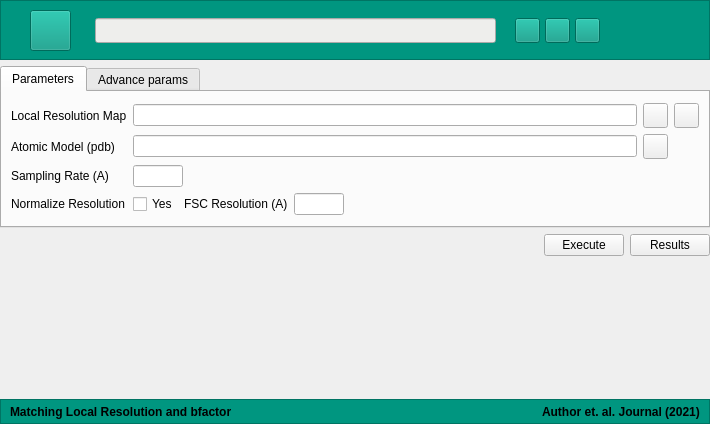
<?xml version="1.0" encoding="UTF-8"?>
<ui version="4.0">
 <class>MainWindow</class>
 <widget class="QMainWindow" name="MainWindow">
  <property name="geometry">
   <rect>
    <x>0</x>
    <y>0</y>
    <width>710</width>
    <height>424</height>
   </rect>
  </property>
  <property name="windowTitle">
   <string>bFactor - Local Resolution</string>
  </property>
  <property name="windowIcon">
   <iconset resource="icons.qrc">
    <normaloff>:/new/prefix1/icons/xmipp_logo.png</normaloff>:/new/prefix1/icons/xmipp_logo.png</iconset>
  </property>
  <widget class="QWidget" name="centralwidget">
   <layout class="QVBoxLayout" name="verticalLayout_2">
    <property name="leftMargin">
     <number>0</number>
    </property>
    <property name="topMargin">
     <number>0</number>
    </property>
    <property name="rightMargin">
     <number>0</number>
    </property>
    <property name="bottomMargin">
     <number>0</number>
    </property>
    <item>
     <widget class="QFrame" name="topFrame">
      <property name="sizePolicy">
       <sizepolicy hsizetype="Preferred" vsizetype="Fixed">
        <horstretch>0</horstretch>
        <verstretch>60</verstretch>
       </sizepolicy>
      </property>
      <property name="maximumSize">
       <size>
        <width>16777215</width>
        <height>60</height>
       </size>
      </property>
      <property name="baseSize">
       <size>
        <width>0</width>
        <height>70</height>
       </size>
      </property>
      <property name="styleSheet">
       <string notr="true">
background-color: rgb(103, 175, 106);
background-color: rgb(0, 150, 128);</string>
      </property>
      <property name="frameShape">
       <enum>QFrame::StyledPanel</enum>
      </property>
      <property name="frameShadow">
       <enum>QFrame::Raised</enum>
      </property>
      <widget class="QPushButton" name="buttonXmipp">
       <property name="geometry">
        <rect>
         <x>30</x>
         <y>10</y>
         <width>41</width>
         <height>41</height>
        </rect>
       </property>
       <property name="cursor">
        <cursorShape>PointingHandCursor</cursorShape>
       </property>
       <property name="text">
        <string/>
       </property>
       <property name="icon">
        <iconset resource="icons.qrc">
         <normaloff>:/new/prefix1/icons/xmipp_logo.png</normaloff>:/new/prefix1/icons/xmipp_logo.png</iconset>
       </property>
       <property name="iconSize">
        <size>
         <width>33</width>
         <height>33</height>
        </size>
       </property>
      </widget>
      <widget class="QLineEdit" name="linePath">
       <property name="geometry">
        <rect>
         <x>95</x>
         <y>18</y>
         <width>401</width>
         <height>25</height>
        </rect>
       </property>
       <property name="styleSheet">
        <string notr="true">background-color: rgb(238, 238, 236);</string>
       </property>
      </widget>
      <widget class="QPushButton" name="buttonPath">
       <property name="geometry">
        <rect>
         <x>515</x>
         <y>18</y>
         <width>25</width>
         <height>25</height>
        </rect>
       </property>
       <property name="cursor">
        <cursorShape>PointingHandCursor</cursorShape>
       </property>
       <property name="text">
        <string/>
       </property>
       <property name="icon">
        <iconset resource="icons.qrc">
         <normaloff>:/new/prefix1/icons/path.png</normaloff>:/new/prefix1/icons/path.png</iconset>
       </property>
      </widget>
      <widget class="QPushButton" name="buttonHelp">
       <property name="geometry">
        <rect>
         <x>545</x>
         <y>18</y>
         <width>25</width>
         <height>25</height>
        </rect>
       </property>
       <property name="cursor">
        <cursorShape>PointingHandCursor</cursorShape>
       </property>
       <property name="text">
        <string/>
       </property>
       <property name="icon">
        <iconset resource="icons.qrc">
         <normaloff>:/new/prefix1/icons/helpblue.png</normaloff>:/new/prefix1/icons/helpblue.png</iconset>
       </property>
      </widget>
      <widget class="QPushButton" name="buttonCite">
       <property name="geometry">
        <rect>
         <x>575</x>
         <y>18</y>
         <width>25</width>
         <height>25</height>
        </rect>
       </property>
       <property name="cursor">
        <cursorShape>PointingHandCursor</cursorShape>
       </property>
       <property name="text">
        <string/>
       </property>
       <property name="icon">
        <iconset resource="icons.qrc">
         <normaloff>:/new/prefix1/icons/cite.png</normaloff>:/new/prefix1/icons/cite.png</iconset>
       </property>
      </widget>
     </widget>
    </item>
    <item>
     <layout class="QGridLayout" name="gridLayout_4">
      <item row="0" column="0">
       <widget class="QTabWidget" name="tabWidget">
        <property name="currentIndex">
         <number>0</number>
        </property>
        <widget class="QWidget" name="tabParams">
         <attribute name="title">
          <string>Parameters</string>
         </attribute>
         <layout class="QVBoxLayout" name="verticalLayout">
          <item>
           <layout class="QGridLayout" name="gridLayout">
            <item row="1" column="0">
             <widget class="QLabel" name="labelAtModel">
              <property name="text">
               <string>Atomic Model (pdb)</string>
              </property>
             </widget>
            </item>
            <item row="3" column="0">
             <widget class="QLabel" name="label_2">
              <property name="text">
               <string>Normalize Resolution</string>
              </property>
             </widget>
            </item>
            <item row="0" column="0">
             <widget class="QLabel" name="labelLocRes">
              <property name="text">
               <string>Local Resolution Map</string>
              </property>
             </widget>
            </item>
            <item row="2" column="1">
             <widget class="QLineEdit" name="lineSampling">
              <property name="sizePolicy">
               <sizepolicy hsizetype="MinimumExpanding" vsizetype="Fixed">
                <horstretch>0</horstretch>
                <verstretch>0</verstretch>
               </sizepolicy>
              </property>
              <property name="maximumSize">
               <size>
                <width>50</width>
                <height>16777215</height>
               </size>
              </property>
             </widget>
            </item>
            <item row="1" column="2">
             <widget class="QPushButton" name="ButtonAtModel">
              <property name="sizePolicy">
               <sizepolicy hsizetype="Fixed" vsizetype="Fixed">
                <horstretch>0</horstretch>
                <verstretch>0</verstretch>
               </sizepolicy>
              </property>
              <property name="minimumSize">
               <size>
                <width>25</width>
                <height>25</height>
               </size>
              </property>
              <property name="maximumSize">
               <size>
                <width>25</width>
                <height>25</height>
               </size>
              </property>
              <property name="text">
               <string/>
              </property>
              <property name="icon">
               <iconset resource="icons.qrc">
                <normaloff>:/new/prefix1/icons/open.png</normaloff>:/new/prefix1/icons/open.png</iconset>
              </property>
             </widget>
            </item>
            <item row="0" column="3">
             <widget class="QPushButton" name="ButtonViewLocRes">
              <property name="sizePolicy">
               <sizepolicy hsizetype="Fixed" vsizetype="Fixed">
                <horstretch>0</horstretch>
                <verstretch>0</verstretch>
               </sizepolicy>
              </property>
              <property name="minimumSize">
               <size>
                <width>25</width>
                <height>25</height>
               </size>
              </property>
              <property name="maximumSize">
               <size>
                <width>25</width>
                <height>25</height>
               </size>
              </property>
              <property name="text">
               <string/>
              </property>
              <property name="icon">
               <iconset resource="icons.qrc">
                <normaloff>:/new/prefix1/icons/see.png</normaloff>:/new/prefix1/icons/see.png</iconset>
              </property>
             </widget>
            </item>
            <item row="0" column="2">
             <widget class="QPushButton" name="ButtonLocRes">
              <property name="sizePolicy">
               <sizepolicy hsizetype="Fixed" vsizetype="Fixed">
                <horstretch>0</horstretch>
                <verstretch>0</verstretch>
               </sizepolicy>
              </property>
              <property name="minimumSize">
               <size>
                <width>25</width>
                <height>25</height>
               </size>
              </property>
              <property name="maximumSize">
               <size>
                <width>25</width>
                <height>25</height>
               </size>
              </property>
              <property name="text">
               <string/>
              </property>
              <property name="icon">
               <iconset resource="icons.qrc">
                <normaloff>:/new/prefix1/icons/open.png</normaloff>:/new/prefix1/icons/open.png</iconset>
              </property>
             </widget>
            </item>
            <item row="0" column="1">
             <widget class="QLineEdit" name="lineLocRes"/>
            </item>
            <item row="1" column="1">
             <widget class="QLineEdit" name="linePDB"/>
            </item>
            <item row="2" column="0">
             <widget class="QLabel" name="labelSampling">
              <property name="text">
               <string>Sampling Rate (A)</string>
              </property>
             </widget>
            </item>
            <item row="3" column="1">
             <layout class="QHBoxLayout" name="horizontalLayout_2">
              <item>
               <widget class="QCheckBox" name="checkNormalize">
                <property name="text">
                 <string>Yes</string>
                </property>
               </widget>
              </item>
              <item>
               <widget class="QLabel" name="labelFSCNormalize">
                <property name="text">
                 <string>FSC Resolution (A)</string>
                </property>
               </widget>
              </item>
              <item>
               <widget class="QLineEdit" name="lineFSC">
                <property name="sizePolicy">
                 <sizepolicy hsizetype="Fixed" vsizetype="Fixed">
                  <horstretch>0</horstretch>
                  <verstretch>0</verstretch>
                 </sizepolicy>
                </property>
                <property name="maximumSize">
                 <size>
                  <width>50</width>
                  <height>16777215</height>
                 </size>
                </property>
               </widget>
              </item>
              <item>
               <spacer name="horizontalSpacer">
                <property name="orientation">
                 <enum>Qt::Horizontal</enum>
                </property>
                <property name="sizeHint" stdset="0">
                 <size>
                  <width>40</width>
                  <height>20</height>
                 </size>
                </property>
               </spacer>
              </item>
             </layout>
            </item>
           </layout>
          </item>
         </layout>
        </widget>
        <widget class="QWidget" name="tabAdvance">
         <attribute name="title">
          <string>Advance params</string>
         </attribute>
         <layout class="QVBoxLayout" name="verticalLayout_3">
          <item>
           <layout class="QGridLayout" name="gridLayout_2">
            <item row="1" column="0">
             <widget class="QLabel" name="label">
              <property name="text">
               <string>Use median</string>
              </property>
             </widget>
            </item>
            <item row="1" column="1">
             <layout class="QHBoxLayout" name="horizontalLayout_9">
              <item alignment="Qt::AlignLeft">
               <widget class="QRadioButton" name="checkMedianYes">
                <property name="text">
                 <string>Yes</string>
                </property>
               </widget>
              </item>
              <item alignment="Qt::AlignLeft">
               <widget class="QRadioButton" name="checkMedianNo">
                <property name="text">
                 <string>No</string>
                </property>
                <property name="checked">
                 <bool>true</bool>
                </property>
               </widget>
              </item>
              <item>
               <spacer name="horizontalSpacer_2">
                <property name="orientation">
                 <enum>Qt::Horizontal</enum>
                </property>
                <property name="sizeHint" stdset="0">
                 <size>
                  <width>40</width>
                  <height>20</height>
                 </size>
                </property>
               </spacer>
              </item>
             </layout>
            </item>
            <item row="2" column="1">
             <layout class="QHBoxLayout" name="horizontalLayout">
              <item>
               <widget class="QRadioButton" name="checkVisualizationYes">
                <property name="text">
                 <string>Yes</string>
                </property>
               </widget>
              </item>
              <item>
               <widget class="QRadioButton" name="checkVisualizationNo">
                <property name="text">
                 <string>No</string>
                </property>
                <property name="checked">
                 <bool>true</bool>
                </property>
               </widget>
              </item>
              <item>
               <spacer name="horizontalSpacer_3">
                <property name="orientation">
                 <enum>Qt::Horizontal</enum>
                </property>
                <property name="sizeHint" stdset="0">
                 <size>
                  <width>40</width>
                  <height>20</height>
                 </size>
                </property>
               </spacer>
              </item>
             </layout>
            </item>
            <item row="2" column="0">
             <widget class="QLabel" name="label_3">
              <property name="text">
               <string>Set Visualization</string>
              </property>
             </widget>
            </item>
            <item row="3" column="1">
             <layout class="QHBoxLayout" name="horizontalLayout_3">
              <item>
               <widget class="QLabel" name="labelLower">
                <property name="text">
                 <string>Lower limit</string>
                </property>
               </widget>
              </item>
              <item>
               <widget class="QLineEdit" name="lineLower">
                <property name="sizePolicy">
                 <sizepolicy hsizetype="Fixed" vsizetype="Fixed">
                  <horstretch>0</horstretch>
                  <verstretch>0</verstretch>
                 </sizepolicy>
                </property>
                <property name="maximumSize">
                 <size>
                  <width>50</width>
                  <height>16777215</height>
                 </size>
                </property>
               </widget>
              </item>
              <item>
               <widget class="QLabel" name="labelUpper">
                <property name="text">
                 <string>Upper Limit</string>
                </property>
               </widget>
              </item>
              <item>
               <widget class="QLineEdit" name="lineUpper">
                <property name="maximumSize">
                 <size>
                  <width>50</width>
                  <height>16777215</height>
                 </size>
                </property>
               </widget>
              </item>
              <item>
               <spacer name="horizontalSpacer_4">
                <property name="orientation">
                 <enum>Qt::Horizontal</enum>
                </property>
                <property name="sizeHint" stdset="0">
                 <size>
                  <width>40</width>
                  <height>20</height>
                 </size>
                </property>
               </spacer>
              </item>
             </layout>
            </item>
           </layout>
          </item>
          <item>
           <spacer name="verticalSpacer_2">
            <property name="orientation">
             <enum>Qt::Vertical</enum>
            </property>
            <property name="sizeHint" stdset="0">
             <size>
              <width>20</width>
              <height>40</height>
             </size>
            </property>
           </spacer>
          </item>
         </layout>
        </widget>
       </widget>
      </item>
     </layout>
    </item>
    <item>
     <layout class="QGridLayout" name="gridLayout_5">
      <item row="0" column="1" alignment="Qt::AlignRight">
       <widget class="QPushButton" name="executeButton">
        <property name="sizePolicy">
         <sizepolicy hsizetype="Fixed" vsizetype="Fixed">
          <horstretch>0</horstretch>
          <verstretch>0</verstretch>
         </sizepolicy>
        </property>
        <property name="text">
         <string>Execute</string>
        </property>
       </widget>
      </item>
      <item row="0" column="2" alignment="Qt::AlignRight">
       <widget class="QPushButton" name="resultsButton">
        <property name="text">
         <string>Results</string>
        </property>
       </widget>
      </item>
      <item row="0" column="0">
       <spacer name="horizontalSpacer_5">
        <property name="orientation">
         <enum>Qt::Horizontal</enum>
        </property>
        <property name="sizeHint" stdset="0">
         <size>
          <width>40</width>
          <height>20</height>
         </size>
        </property>
       </spacer>
      </item>
     </layout>
    </item>
    <item>
     <spacer name="verticalSpacer">
      <property name="orientation">
       <enum>Qt::Vertical</enum>
      </property>
      <property name="sizeType">
       <enum>QSizePolicy::Expanding</enum>
      </property>
      <property name="sizeHint" stdset="0">
       <size>
        <width>20</width>
        <height>40</height>
       </size>
      </property>
     </spacer>
    </item>
    <item>
     <widget class="QFrame" name="downFrame">
      <property name="sizePolicy">
       <sizepolicy hsizetype="Preferred" vsizetype="Fixed">
        <horstretch>0</horstretch>
        <verstretch>0</verstretch>
       </sizepolicy>
      </property>
      <property name="minimumSize">
       <size>
        <width>0</width>
        <height>25</height>
       </size>
      </property>
      <property name="maximumSize">
       <size>
        <width>16777215</width>
        <height>25</height>
       </size>
      </property>
      <property name="statusTip">
       <string/>
      </property>
      <property name="styleSheet">
       <string notr="true">background-color: rgb(0, 150, 128);
sdfzsfzsfsf</string>
      </property>
      <property name="frameShape">
       <enum>QFrame::StyledPanel</enum>
      </property>
      <property name="frameShadow">
       <enum>QFrame::Raised</enum>
      </property>
      <layout class="QHBoxLayout" name="horizontalLayout_4">
       <property name="topMargin">
        <number>0</number>
       </property>
       <property name="bottomMargin">
        <number>0</number>
       </property>
       <item alignment="Qt::AlignLeft">
        <widget class="QLabel" name="labelMonoRes">
         <property name="font">
          <font>
           <weight>75</weight>
           <bold>true</bold>
          </font>
         </property>
         <property name="text">
          <string>Matching Local Resolution and bfactor</string>
         </property>
        </widget>
       </item>
       <item alignment="Qt::AlignRight">
        <widget class="QLabel" name="labelCiteMonoRes">
         <property name="font">
          <font>
           <weight>75</weight>
           <bold>true</bold>
          </font>
         </property>
         <property name="text">
          <string>Author et. al. Journal (2021)</string>
         </property>
        </widget>
       </item>
      </layout>
     </widget>
    </item>
   </layout>
  </widget>
  <widget class="QMenuBar" name="menubar">
   <property name="geometry">
    <rect>
     <x>0</x>
     <y>0</y>
     <width>710</width>
     <height>22</height>
    </rect>
   </property>
  </widget>
 </widget>
 <resources>
  <include location="icons.qrc"/>
 </resources>
 <connections/>
</ui>
